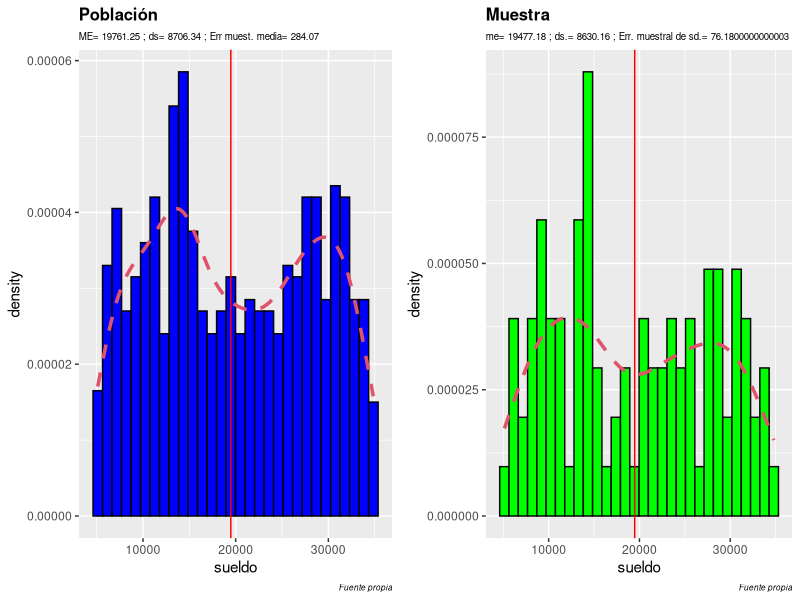
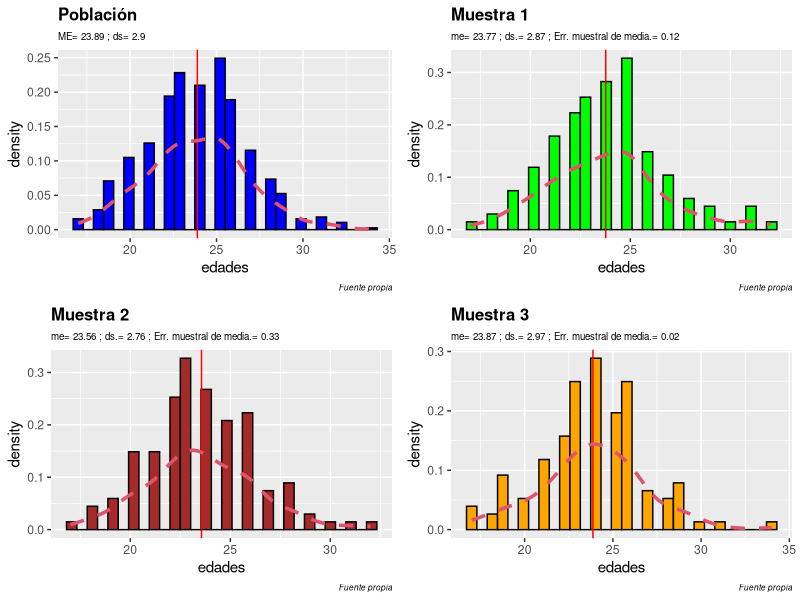

Generate these figures, in order, with R:
## ---- chunk 1
library(cowplot)
library(ggplot2)
## ---- chunk 2
options(scipen=999)
## ---- chunk 3
set.seed(2022)
## ---- chunk 4
N <- 650 # Cantidad de datos de población
rango <- 5000:35000 # Rango 
n = 100  # Cantidad de datos de muestra
## ---- chunk 5
poblacion <- data.frame(x = 1:N, sueldo=sample(x = rango, size =  N, replace = TRUE))
## ---- chunk 6
head(poblacion, 30)
## ---- chunk 7
tail(poblacion, 30)
## ---- chunk 8
summary(poblacion$sueldo)
## ---- chunk 9
minimo.p <- min(poblacion$sueldo)
maximo.p <- max(poblacion$sueldo)
media.p <- round(mean(poblacion$sueldo),2)
desv.p <- round(sd(poblacion$sueldo),2)
## ---- chunk 10
xs <- sample(x = 1:n, size =  n, replace = FALSE)
muestra <- poblacion[xs,]
## ---- chunk 11
head(muestra, 30)
## ---- chunk 12
tail(muestra, 20)
## ---- chunk 13
summary(muestra)
## ---- chunk 14
summary(muestra$sueldo)
## ---- chunk 15
minimo.m <- min(muestra$sueldo)
maximo.m <- max(muestra$sueldo)
media.m <- round(mean(muestra$sueldo),2)
desv.m <- round(sd(muestra$sueldo),2)
## ---- chunk 16
media.p; media.m
desv.p; desv.m
## ---- chunk 17
dif.media <- media.p - media.m
dif.desv <- desv.p - desv.m
paste("El error muestral con respecto a la media es de: ", dif.media)
paste("El error muestral con respecto a la desviación es de: ", dif.desv)
## ---- chunk 18
# Histograma con densidad
g1 <- ggplot(poblacion, aes(x = sueldo)) + 
  geom_histogram(aes(y = ..density..),
                 colour = 1, fill = "blue") +
  labs(title = "Población",
      subtitle = paste("ME=", media.p, "; ds=", desv.p,  "; Err muest. media=",dif.media),
              caption = "Fuente propia") +  
  
  geom_vline(xintercept = media.m, col='red') +
  geom_density(lwd = 1.2,
               linetype = 2,
               colour = 2)
g1 <- g1 + theme(
  plot.title = element_text(color = "black", size = 12, face = "bold"),
  plot.subtitle = element_text(color = "black",size=7),
  plot.caption = element_text(color = "black", face = "italic", size=6)
)
g2 <- ggplot(muestra, aes(x = sueldo)) + 
  geom_histogram(aes(y = ..density..),
                 colour = 1, fill = "green") +
    geom_vline(xintercept = media.m, col='red') +
  labs(title = "Muestra",
      subtitle = paste("me=", media.m, "; ds.=", desv.m,  "; Err. muestral de sd.=",dif.desv),
              caption = "Fuente propia") +
  geom_density(lwd = 1.2,
               linetype = 2,
               colour = 2)
g2 <- g2 + theme(
  plot.title = element_text(color = "black", size = 12, face = "bold"),
  plot.subtitle = element_text(color = "black",size=7),
  plot.caption = element_text(color = "black", face = "italic", size=6)
)
plot_grid(g1, g2, nrow = 1, ncol = 2)
## ---- chunk 19
N <- 650
poblacion <- round(rnorm(n = N, mean = 24, sd = 3), 0)
poblacion
## ---- chunk 20
summary(poblacion)
## ---- chunk 21
media.p <- round(mean(poblacion), 2)
media.p
## ---- chunk 22
desv.std.p <- round(sd(poblacion), 2)
desv.std.p
## ---- chunk 23
porcentaje = 0.20
n <- round(N * porcentaje)
m1 <- sample(x = poblacion, size = n, replace = FALSE)
m2 <- sample(x = poblacion, size = n, replace = FALSE)
m3 <- sample(x = poblacion, size = n, replace = FALSE)
             
            
## ---- chunk 24
m1; m2; m3
## ---- chunk 25
media.m1 <- round(mean(m1), 2)
media.m2 <- round(mean(m2), 2)
media.m3 <- round(mean(m3), 2)
media.m1; media.m2; media.m3
## ---- chunk 26
desv.std.m1 <- round(sd(m1), 2)
desv.std.m2 <- round(sd(m2), 2)
desv.std.m3 <- round(sd(m3), 2)
desv.std.m1; desv.std.m2; desv.std.m3
## ---- chunk 27
error.m1 <- round(media.p - media.m1, 2)
error.m2 <- round(media.p - media.m2, 2)
error.m3 <- round(media.p - media.m3, 2)
error.m1; error.m2; error.m3
## ---- chunk 28
error.dsm1 <- round(desv.std.p - desv.std.m1, 4)
error.dsm2 <- round(desv.std.p - desv.std.m2, 4)
error.dsm3 <- round(desv.std.p - desv.std.m3, 4)
error.dsm1; error.dsm2; error.dsm3
## ---- chunk 29
poblacion <- data.frame(edades = poblacion)
muestra1 <- data.frame(edades = m1)
muestra2 <- data.frame(edades = m2)
muestra3 <- data.frame(edades = m3)
## ---- chunk 30
# Histograma con densidad. Población
gp <- ggplot(poblacion, aes(x = edades)) + 
  geom_histogram(aes(y = ..density..),
                 colour = 1, fill = "blue", bins = 30) +
  labs(title = "Población",
      subtitle = paste("ME=", media.p, "; ds=", desv.std.p),
              caption = "Fuente propia") +  
  
  geom_vline(xintercept = media.p, col='red') +
  geom_density(lwd = 1.2,
               linetype = 2,
               colour = 2)
gp <- gp + theme(
  plot.title = element_text(color = "black", size = 12, face = "bold"),
  plot.subtitle = element_text(color = "black",size=7),
  plot.caption = element_text(color = "black", face = "italic", size=6)
)
# Muestra 1
gm1 <- ggplot(muestra1, aes(x = edades)) + 
  geom_histogram(aes(y = ..density..),
                 colour = 1, fill = "green", bins = 30) +
    geom_vline(xintercept = media.m1, col='red') +
  labs(title = "Muestra 1",
      subtitle = paste("me=", media.m1, "; ds.=", desv.std.m1,  "; Err. muestral de media.=",error.m1),
              caption = "Fuente propia") +
  geom_density(lwd = 1.2,
               linetype = 2,
               colour = 2)
gm1 <- gm1 + theme(
  plot.title = element_text(color = "black", size = 12, face = "bold"),
  plot.subtitle = element_text(color = "black",size=7),
  plot.caption = element_text(color = "black", face = "italic", size=6)
)
# Muestra 2
gm2 <- ggplot(muestra2, aes(x = edades)) + 
  geom_histogram(aes(y = ..density..),
                 colour = 1, fill = "brown", bins = 30) +
    geom_vline(xintercept = media.m2, col='red') +
  labs(title = "Muestra 2",
      subtitle = paste("me=", media.m2, "; ds.=", desv.std.m2,  "; Err. muestral de media.=",error.m2),
              caption = "Fuente propia") +
  geom_density(lwd = 1.2,
               linetype = 2,
               colour = 2)
gm2 <- gm2 + theme(
  plot.title = element_text(color = "black", size = 12, face = "bold"),
  plot.subtitle = element_text(color = "black",size=7),
  plot.caption = element_text(color = "black", face = "italic", size=6)
)
# Muestra 3
gm3 <- ggplot(muestra3, aes(x = edades)) + 
  geom_histogram(aes(y = ..density..),
                 colour = 1, fill = "orange", bins = 30) +
    geom_vline(xintercept = media.m3, col='red') +
  labs(title = "Muestra 3",
      subtitle = paste("me=", media.m3, "; ds.=", desv.std.m3,  "; Err. muestral de media.=",error.m3),
              caption = "Fuente propia") +
  geom_density(lwd = 1.2,
               linetype = 2,
               colour = 2)
gm3 <- gm3 + theme(
  plot.title = element_text(color = "black", size = 12, face = "bold"),
  plot.subtitle = element_text(color = "black",size=7),
  plot.caption = element_text(color = "black", face = "italic", size=6)
)
plot_grid(gp, gm1, gm2, gm3, nrow = 2, ncol = 2)
